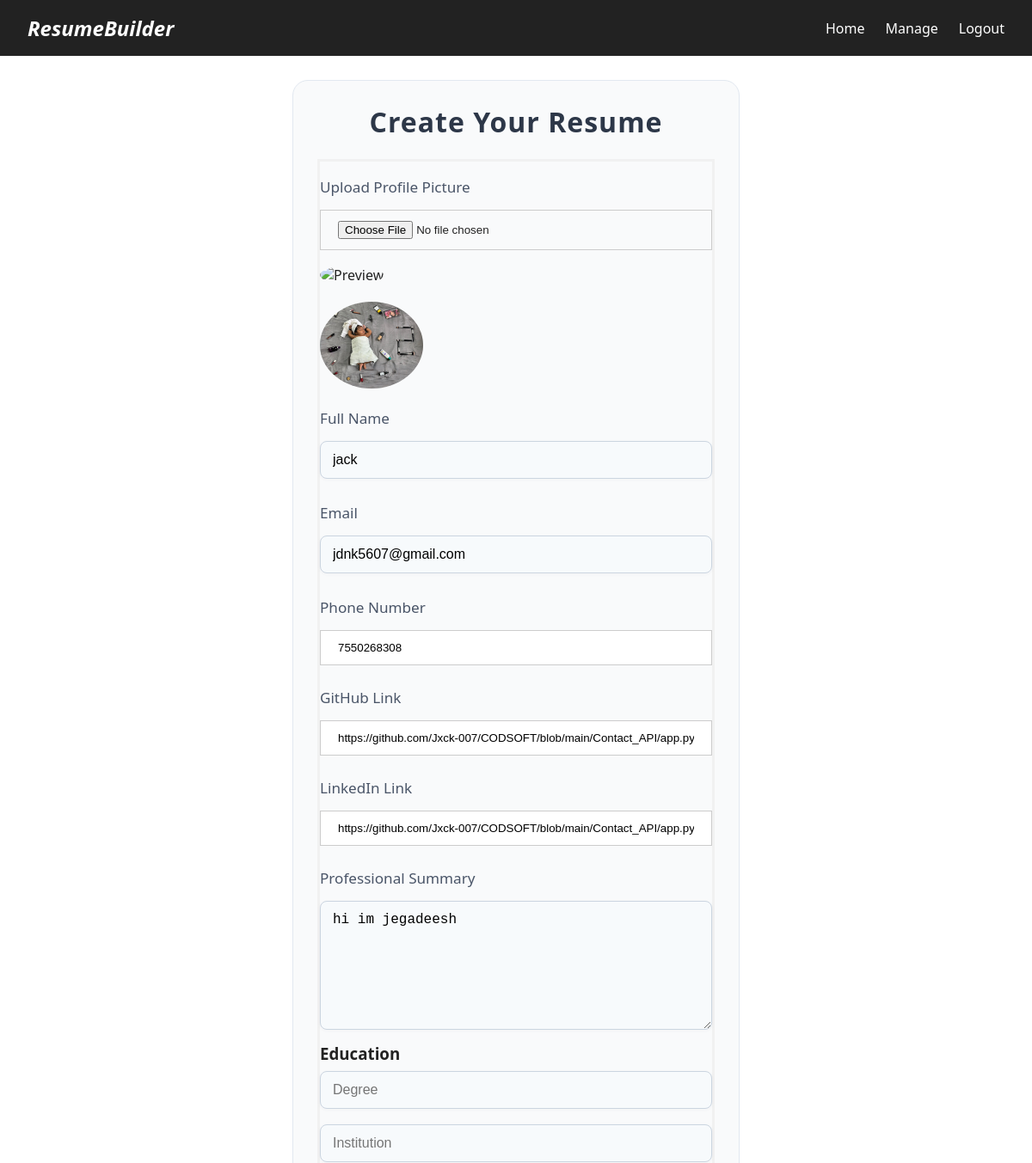
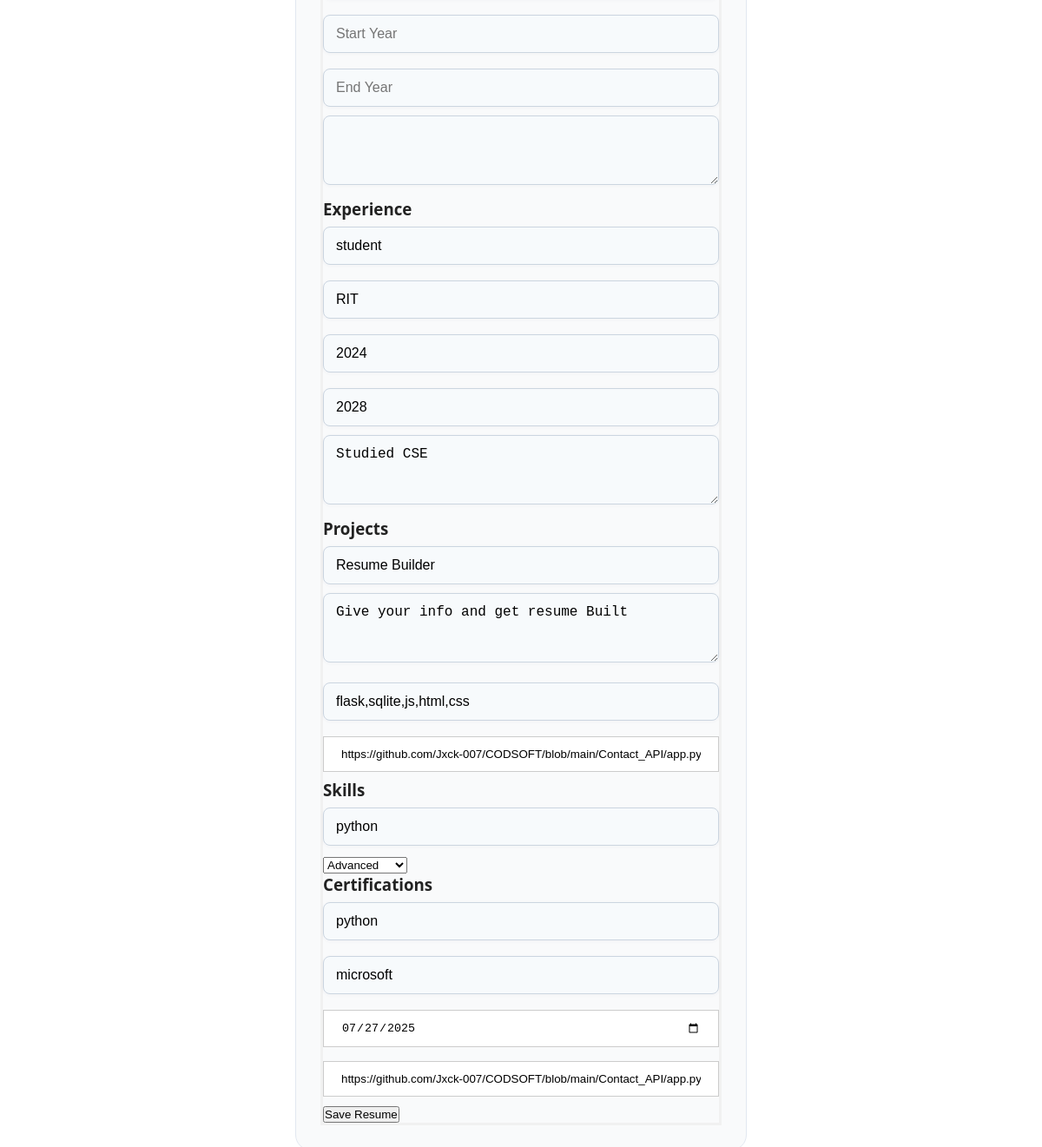
/Resume/2 (signed in), run on the app's committed database (2 pictures, top to bottom).
### website/models.py (models this page shows)
class PersonalInfo(db.Model):
    id = db.Column(db.Integer, primary_key=True)
    resume_id = db.Column(db.Integer, db.ForeignKey('resume.id'), unique=True)
    profile_pic = db.Column(db.String(150), default='default.jpg')
    full_name = db.Column(db.String(50), nullable=False)
    phone = db.Column(db.String(15), nullable=False)
    resume_email = db.Column(db.String(60), nullable=False)
    linkedin = db.Column(db.String(100))
    github = db.Column(db.String(100))
    address = db.Column(db.String(200))
    summary = db.Column(db.String(300), nullable=False)

class Experience(db.Model):
    id = db.Column(db.Integer, primary_key=True)
    resume_id = db.Column(db.Integer, db.ForeignKey('resume.id'))
    job_title = db.Column(db.String(100))
    company = db.Column(db.String(100))
    start_date = db.Column(db.String(20))
    end_date = db.Column(db.String(20))
    description = db.Column(db.String(300))

class Project(db.Model):
    id = db.Column(db.Integer, primary_key=True)
    resume_id = db.Column(db.Integer, db.ForeignKey('resume.id'))
    title = db.Column(db.String(100))
    description = db.Column(db.String(300))
    tech_stack = db.Column(db.String(200))
    link = db.Column(db.String(200))

class Skill(db.Model):
    id = db.Column(db.Integer, primary_key=True)
    resume_id = db.Column(db.Integer, db.ForeignKey('resume.id'))
    name = db.Column(db.String(50))
    level = db.Column(db.String(20))

class Certification(db.Model):
    id = db.Column(db.Integer, primary_key=True)
    resume_id = db.Column(db.Integer, db.ForeignKey('resume.id'))
    name = db.Column(db.String(100))
    issuer = db.Column(db.String(100))
    issue_date = db.Column(db.String(20))
    credential_link = db.Column(db.String(200))

### website/views.py (the view, shortened to what this page needs)
@views.route('/Resume/<int:resume_id>', methods=['GET', 'POST'])
@login_required
def create_resume(resume_id):
    resume = Resume.query.get_or_404(resume_id)
    if resume.user_id != current_user.id:
        flash("Unauthorized", "danger")
        return redirect(url_for('views.home'))
    info = PersonalInfo.query.filter_by(resume_id=resume.id).first()
    education = Education.query.filter_by(resume_id=resume.id).first()
    experience = Experience.query.filter_by(resume_id=resume.id).first()
    project = Project.query.filter_by(resume_id=resume.id).first()
    skill = Skill.query.filter_by(resume_id=resume.id).first()
    certification = Certification.query.filter_by(resume_id=resume.id).first()
    return render_template("resumetemplate.html", Resume=resume, PersonalInfo=info, Education=education,
                           Experience=experience, Project=project, Skill=skill, Certification=certification)

### website/__init__.py (called while the page is built)
def create_app():
    app = Flask(__name__)
    app.config['SECRET_KEY'] = 'supersecretkey'
    app.config['SQLALCHEMY_DATABASE_URI'] = 'sqlite:///ResumeBuilder.db'
    db.init_app(app)
    login_manager=LoginManager()
    login_manager.login_view = 'auth.login'
    login_manager.init_app(app)
    @login_manager.user_loader
    def load_user(id):
        return User.query.get(int(id))
    from .views import  views
    from .auth import auth
    app.register_blueprint(views,url_prefix='/')
    app.register_blueprint(auth,url_prefix='/')
    create_database(app)
    return app

### website/templates/resumetemplate.html (shortened to what this page needs)
{% extends "base.html" %}
{% block body %}
<div class="profile-container">
  <div class="resume-form-container">
    <h2>Create Your Resume</h2>
    <form id="profile-form" method="POST" enctype="multipart/form-data">
      <label for="profile_pic">Upload Profile Picture</label>
      <input type="file" name="profile_pic" accept="image/*">
      {% if PersonalInfo.profile_pic %}
        <div class="preview-container">
          <img src="{{ url_for('static', filename='uploads/' + PersonalInfo.profile_pic) }}"
              alt="Current Profile Pic"
              style="max-width: 120px; border-radius: 50%; margin-top: 10px;">
        </div>
      {% endif %}
      <label for="full_name">Full Name</label>
      <input type="text" name="full_name" id="full_name" value="{{ PersonalInfo.full_name or '' }}" required>
      <label for="resume_email">Email</label>
      <input type="email" name="resume_email" id="resume_email" value="{{ PersonalInfo.resume_email or '' }}" required>
      <label for="phone">Phone Number</label>
      <input type="tel" name="phone" id="phone" value="{{ PersonalInfo.phone or '' }}" pattern="\d{10}" required>
      <label for="github">GitHub Link</label>
      <input type="url" name="github" id="github" value="{{ PersonalInfo.github or '' }}">
      <label for="linkedin">LinkedIn Link</label>
      <input type="url" name="linkedin" id="linkedin" value="{{ PersonalInfo.linkedin or '' }}">
      <label for="summary">Professional Summary</label>
      <textarea name="summary" id="summary">{{ PersonalInfo.summary or '' }}</textarea>
      <h3>Education</h3>
      <input type="text" name="degree" placeholder="Degree" value="{{ Education.degree or '' }}">
      <input type="text" name="institution" placeholder="Institution" value="{{ Education.institution or '' }}">
      <input type="text" name="start_year" placeholder="Start Year" value="{{ Education.start_year or '' }}">
      <input type="text" name="end_year" placeholder="End Year" value="{{ Education.end_year or '' }}">
      <textarea name="edu_description">{{ Education.description or '' }}</textarea>
      <h3>Experience</h3>
      <input type="text" name="job_title" placeholder="Job Title" value="{{ Experience.job_title or '' }}">
      <input type="text" name="company" placeholder="Company" value="{{ Experience.company or '' }}">
      <input type="text" name="start_date" placeholder="Start Date" value="{{ Experience.start_date or '' }}">
      <input type="text" name="end_date" placeholder="End Date" value="{{ Experience.end_date or '' }}">
      <textarea name="exp_description">{{ Experience.description or '' }}</textarea>
      <h3>Projects</h3>
      <input type="text" name="project_title" placeholder="Project Title" value="{{ Project.title or '' }}">
      <textarea name="project_description">{{ Project.description or '' }}</textarea>
      <input type="text" name="tech_stack" placeholder="Tech Stack" value="{{ Project.tech_stack or '' }}">
      <input type="url" name="project_link" placeholder="Project Link" value="{{ Project.link or '' }}">
      <h3>Skills</h3>
      <input type="text" name="skill_name" placeholder="Skill Name" value="{{ Skill.name or '' }}">
      <select name="skill_level">
        <option value="advanced" {% if Skill.level == 'advanced' %}selected{% endif %}>Advanced</option>
      </select>
      <h3>Certifications</h3>
      <input type="text" name="cert_name" placeholder="Certification Name" value="{{ Certification.name or '' }}">
      <input type="text" name="issuer" placeholder="Issuer" value="{{ Certification.issuer or '' }}">
      <input type="date" name="issue_date" value="{{ Certification.issue_date or '' }}">
      <input type="url" name="credential_link" placeholder="Credential Link" value="{{ Certification.credential_link or '' }}">
      <button type="submit" class="resume-save-btn">Save Resume</button>
    </form>
  </div>
</div>
{% endblock %}

### website/static/style.css (style rules this page uses)
* { margin: 0; padding: 0; box-sizing: border-box; }
body { font-family: 'Segoe UI', sans-serif; background-color: #ffffff; color: #222; }
form { border: 3px solid #f1f1f1; }
input { width: 100%; padding: 12px 20px; margin: 8px 0; display: inline-block; border: 1px solid #ccc; box-sizing: border-box; }
#summary { width: 100%; height: 150px; padding: 10px; border: 1px solid #ccc; border-radius: 5px; margin: 8px 0; display: inline-block; border: 1px solid #ccc; box-sizing: border-box; }
.profile-container { max-width: 520px; margin: 28px auto; background: #f9fafb; border-radius: 18px; box-shadow: 20 8px 32px rgba(44, 62, 80, 0.12); padding: 26px 28px 28px 28px; font-family: 'Segoe UI', Arial, sans-serif; border: 1px solid #e2e8f0; }
.profile-container h2 { text-align: center; margin-bottom: 22px; color: #2d3748; font-size: 2rem; font-weight: 600; letter-spacing: 1px; }
#profile-form label { display: block; margin-top: 18px; margin-bottom: 7px; color: #4a5568; font-weight: 500; font-size: 1.07rem; }
#profile-form input[type="text"], #profile-form input[type="email"], #profile-form textarea { width: 100%; padding: 12px 14px; border: 1.5px solid #cbd5e0; border-radius: 8px; font-size: 16px; background: #f7fafc; margin-bottom: 10px; transition: border-color 0.2s, box-shadow 0.2s; box-shadow: 0 1px 4px rgba(44, 62, 80, 0.04); }
#profile-form textarea { min-height: 80px; resize: vertical; }

### data on the page
PersonalInfo: profile_pic (picture), full_name "jack", resume_email "jdnk5607@gmail.com", phone "7550268308", github "https://github.com/Jxck-007/CODSOFT/blob/main/Contact_API/app.py", linkedin "https://github.com/Jxck-007/CODSOFT/blob/main/Contact_API/app.py", summary "hi im jegadeesh"
Experience: job_title "student", company "RIT", start_date "2024", end_date "2028", exp_description "Studied CSE"
Project: project_title "Resume Builder", project_description "Give your info and get resume Built", tech_stack "flask,sqlite,js,html,css", project_link "https://github.com/Jxck-007/CODSOFT/blob/main/Contact_API/app.py"
Skill: skill_name "python", skill_level "Advanced"
Certification: cert_name "python", issuer "microsoft", issue_date "07/27/2025", credential_link "https://github.com/Jxck-007/CODSOFT/blob/main/Contact_API/app.py"
